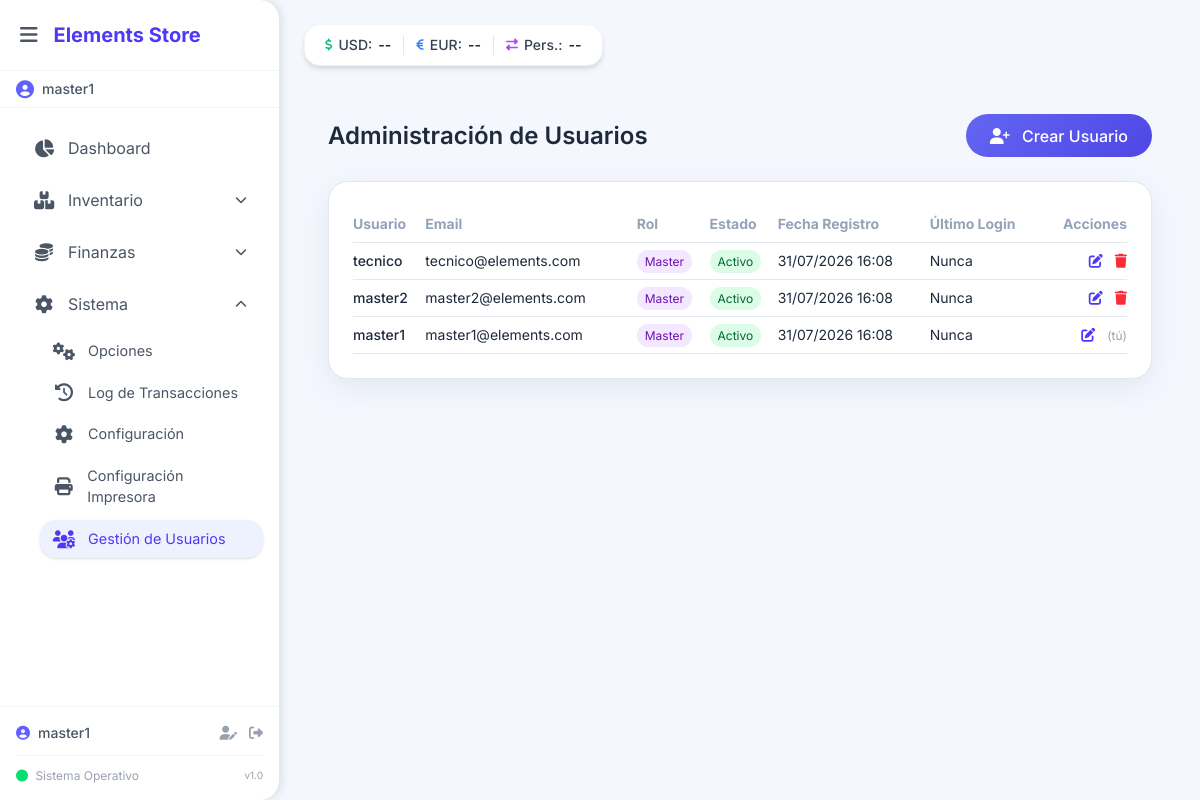
Screenshot of /admin/usuarios (signed in) with the database file from the repository.
### models.py (models this page shows, shortened)
class Usuario(db.Model):
    __tablename__ = 'usuarios'
    id = db.Column(db.Integer, primary_key=True)
    username = db.Column(db.String(50), unique=True, nullable=False)
    email = db.Column(db.String(100), unique=True, nullable=False)
    password_hash = db.Column(db.String(200), nullable=False)
    rol = db.Column(db.String(20), default='Estándar')
    estado = db.Column(db.String(20), default='Activo')
    fecha_registro = db.Column(db.DateTime, default=now_venezuela)  # 🔥 MODIFICADO
    ultimo_login = db.Column(db.DateTime, nullable=True)

### routes.py (the view)
@main_bp.route('/admin/usuarios')
@master_required
def admin_usuarios():
    try:
        usuarios = Usuario.query.order_by(Usuario.fecha_registro.desc()).all()
        return render_template('admin_usuarios.html', usuarios=usuarios)
    except Exception as e:
        import traceback
        traceback.print_exc()
        flash(f'Error al cargar usuarios: {str(e)}', 'danger')
        return redirect(url_for('main.dashboard'))

### templates/admin_usuarios.html (shortened to what this page needs)
{% extends "base.html" %}
{% block content %}
<div class="space-y-6">
    <div class="flex justify-between items-center">
        <h2 class="text-2xl font-semibold text-gray-800">Administración de Usuarios</h2>
        <a href="{{ url_for('main.admin_usuario_crear') }}" class="btn-primary">
            <i class="fas fa-user-plus mr-2"></i> Crear Usuario
        </a>
    </div>
    <div class="card overflow-x-auto">
        <table class="w-full text-sm">
            <thead>
                <tr class="text-left text-gray-400 border-b">
                    <th class="py-2">Usuario</th>
                    <th>Email</th>
                    <th>Rol</th>
                    <th>Estado</th>
                    <th>Fecha Registro</th>
                    <th>Último Login</th>
                    <th class="text-right">Acciones</th>
                </tr>
            </thead>
            <tbody>
                {% for usuario in usuarios %}
                <tr class="border-b border-gray-100 hover:bg-gray-50 dark:hover:bg-gray-700">
                    <td class="py-2 font-medium">{{ usuario.username }}</td>
                    <td>{{ usuario.email }}</td>
                    <td>
                        <span class="px-2 py-1 rounded-full text-xs
                            {% if usuario.rol == 'Master' %}bg-purple-100 text-purple-800
                            {% else %}bg-blue-100 text-blue-800{% endif %}">
                            {{ usuario.rol }}
                        </span>
                    </td>
                    <td>
                        <span class="px-2 py-1 rounded-full text-xs
                            {% if usuario.estado == 'Activo' %}bg-green-100 text-green-800
                            {% else %}bg-red-100 text-red-800{% endif %}">
                            {{ usuario.estado }}
                        </span>
                    </td>
                    <td>
                        {% if usuario.fecha_registro %}
                            {% if usuario.fecha_registro is string %}
                                {{ usuario.fecha_registro }}
                            {% else %}
                                {{ usuario.fecha_registro.strftime('%d/%m/%Y %H:%M') }}
                            {% endif %}
                        {% else %}
                            -
                        {% endif %}
                    </td>
                    <td>
                        {% if usuario.ultimo_login %}
                            {% if usuario.ultimo_login is string %}
                                {{ usuario.ultimo_login }}
                            {% else %}
                                {{ usuario.ultimo_login.strftime('%d/%m/%Y %H:%M') }}
                            {% endif %}
                        {% else %}
                            Nunca
                        {% endif %}
                    </td>
                    <td class="text-right">
                        <a href="{{ url_for('main.admin_usuario_editar', user_id=usuario.id) }}" class="text-indigo-600 hover:text-indigo-800 mr-2" title="Editar">
                            <i class="fas fa-edit"></i>
                        </a>
                        {% if usuario.id != session.user_id %}
                            <form method="POST" action="{{ url_for('main.admin_usuario_eliminar', user_id=usuario.id) }}" class="inline" onsubmit="return confirm('¿Eliminar permanentemente a {{ usuario.username }}?')">
                                <button type="submit" class="text-red-500 hover:text-red-700" title="Eliminar">
                                    <i class="fas fa-trash"></i>
                                </button>
                            </form>
                        {% else %}
                            <span class="text-gray-400 text-xs">(tú)</span>
                        {% endif %}
                    </td>
                </tr>
                {% endfor %}
            </tbody>
        </table>
    </div>
</div>
{% endblock %}

### templates/base.html (shortened to what this page needs)
<!DOCTYPE html>
<html lang="es">
<head>
    <script src="https://cdn.jsdelivr.net/npm/@tailwindcss/browser@4"></script>
    <link rel="stylesheet" href="https://cdnjs.cloudflare.com/ajax/libs/font-awesome/6.4.0/css/all.min.css">
    <link rel="stylesheet" href="{{ url_for('static', filename='css/style.css') }}">
</head>
<body class="bg-light-bg font-['Inter'] antialiased">
    <div class="flex h-screen overflow-hidden">
        <aside id="sidebar" class="bg-white shadow-xl flex flex-col">
            <div class="p-4 border-b border-gray-100 flex items-center justify-between">
                <div class="flex items-center space-x-3">
                    <button id="sidebar-toggle" aria-label="Toggle sidebar">
                        <i class="fas fa-bars"></i>
                    </button>
                    <div id="sidebar-title-container">
                        <h1 class="text-xl font-bold text-indigo-600 whitespace-nowrap">Elements Store</h1>
                    </div>
                </div>
            </div>
            {% if session.user_id %}
            <div class="px-4 py-2 border-b border-gray-100 flex items-center space-x-2 text-sm text-gray-600 sidebar-text sidebar-username">
                <i class="fas fa-user-circle text-indigo-500 text-lg"></i>
                <span class="font-medium truncate">{{ session.username }}</span>
            </div>
            {% endif %}
            <nav class="flex-1 p-4 space-y-1 overflow-y-auto">
                <a href="/dashboard" class="nav-link flex items-center px-4 py-3 rounded-2xl text-gray-600 hover:bg-indigo-50 hover:text-indigo-600 transition-all" data-modulo="dashboard">
                    <i class="fas fa-chart-pie w-6 text-center text-lg"></i>
                    <span class="ml-3 nav-text">Dashboard</span>
                </a>
                <div class="submenu-group">
                    <button class="submenu-toggle nav-link flex items-center justify-between w-full px-4 py-3 rounded-2xl text-gray-600 hover:bg-indigo-50 hover:text-indigo-600 transition-all">
                        <div class="flex items-center">
                            <i class="fas fa-boxes w-6 text-center text-lg"></i>
                            <span class="ml-3 nav-text">Inventario</span>
                        </div>
                        <i class="fas fa-chevron-down text-xs nav-text"></i>
                    </button>
                </div>
                <div class="submenu-group">
                    <button class="submenu-toggle nav-link flex items-center justify-between w-full px-4 py-3 rounded-2xl text-gray-600 hover:bg-indigo-50 hover:text-indigo-600 transition-all">
                        <div class="flex items-center">
                            <i class="fas fa-coins w-6 text-center text-lg"></i>
                            <span class="ml-3 nav-text">Finanzas</span>
                        </div>
                        <i class="fas fa-chevron-down text-xs nav-text"></i>
                    </button>
                </div>
                <div class="submenu-group">
                    <button class="submenu-toggle nav-link flex items-center justify-between w-full px-4 py-3 rounded-2xl text-gray-600 hover:bg-indigo-50 hover:text-indigo-600 transition-all">
                        <div class="flex items-center">
                            <i class="fas fa-cog w-6 text-center text-lg"></i>
                            <span class="ml-3 nav-text">Sistema</span>
                        </div>
                        <i class="fas fa-chevron-down text-xs nav-text"></i>
                    </button>
                    <div class="submenu-items space-y-1 mt-1 hidden">
                        <a href="/opciones" class="nav-link flex items-center px-4 py-2 rounded-2xl text-gray-600 hover:bg-indigo-50 hover:text-indigo-600 transition-all" data-modulo="opciones">
                            <i class="fas fa-cogs w-6 text-center text-lg"></i>
                            <span class="ml-3 nav-text">Opciones</span>
                        </a>
                        <a href="/logs" class="nav-link flex items-center px-4 py-2 rounded-2xl text-gray-600 hover:bg-indigo-50 hover:text-indigo-600 transition-all" data-modulo="logs">
                            <i class="fas fa-history w-6 text-center text-lg"></i>
                            <span class="ml-3 nav-text">Log de Transacciones</span>
                        </a>
                        <a href="/config" class="nav-link flex items-center px-4 py-2 rounded-2xl text-gray-600 hover:bg-indigo-50 hover:text-indigo-600 transition-all" data-modulo="config">
                            <i class="fas fa-cog w-6 text-center text-lg"></i>
                            <span class="ml-3 nav-text">Configuración</span>
                        </a>
                        <a href="/config/impresora" class="nav-link flex items-center px-4 py-2 rounded-2xl text-gray-600 hover:bg-indigo-50 hover:text-indigo-600 transition-all" data-modulo="impresora">
                            <i class="fas fa-print w-6 text-center text-lg"></i>
                            <span class="ml-3 nav-text">Configuración Impresora</span>
                        </a>
                        {% if session.rol == 'Master' %}
                        <a href="/admin/usuarios" class="nav-link flex items-center px-4 py-2 rounded-2xl text-gray-600 hover:bg-indigo-50 hover:text-indigo-600 transition-all" data-modulo="admin_usuarios">
                            <i class="fas fa-users-cog w-6 text-center text-lg"></i>
                            <span class="ml-3 nav-text">Gestión de Usuarios</span>
                        </a>
                        {% endif %}
                    </div>
                </div>
            </nav>
            <div class="p-4 border-t border-gray-100 space-y-3">
                {% if session.user_id %}
                <div class="flex items-center justify-between text-sm text-gray-600 sidebar-text">
                    <div class="flex items-center space-x-2">
                        <i class="fas fa-user-circle text-indigo-500"></i>
                        <span class="font-medium truncate max-w-[100px] nav-text">{{ session.username }}</span>
                    </div>
                    <div class="flex items-center space-x-2 nav-text">
                        <a href="/profile" class="text-gray-400 hover:text-indigo-600 transition-colors" title="Mi Perfil">
                            <i class="fas fa-user-edit"></i>
                        </a>
                        <a href="/logout" class="text-gray-400 hover:text-red-500 transition-colors" title="Cerrar Sesión">
                            <i class="fas fa-sign-out-alt"></i>
                        </a>
                    </div>
                </div>
                <hr class="border-gray-100">
                {% endif %}
                <div class="text-xs text-gray-400 flex items-center justify-between sidebar-text">
                    <span><i class="fas fa-circle text-green-400 mr-1"></i> <span class="nav-text">Sistema Operativo</span></span>
                    <span class="text-[10px] opacity-50 nav-text">v1.0</span>
                </div>
            </div>
        </aside>
        <main id="main-content" class="bg-light-bg transition-colors duration-300">
            <div class="flex flex-wrap items-center justify-between gap-3 mb-6">
                <div class="flex flex-wrap items-center gap-3 text-sm bg-white px-5 py-2.5 rounded-2xl shadow-md border border-gray-100 transition-all duration-300 tasas-badge ml-auto md:ml-0">
                    <span class="flex items-center gap-1.5 text-gray-700">
                        <i class="fas fa-dollar-sign text-emerald-500 text-xs"></i>
                        <span class="font-medium">USD:</span>
                        <span id="tasa-usd-val" class="font-semibold text-gray-800">--</span>
                    </span>
                    <span class="flex items-center gap-1.5 text-gray-700">
                        <i class="fas fa-euro-sign text-blue-500 text-xs"></i>
                        <span class="font-medium">EUR:</span>
                        <span id="tasa-eur-val" class="font-semibold text-gray-800">--</span>
                    </span>
                    <span class="flex items-center gap-1.5 text-gray-700">
                        <i class="fas fa-exchange-alt text-purple-500 text-xs"></i>
                        <span class="font-medium">Pers.:</span>
                        <span id="tasa-pers-val" class="font-semibold text-gray-800">--</span>
                    </span>
                </div>
            </div>
            <div class="p-4 md:p-6">
                {% block content %}{% endblock %}
            </div>
        </main>
    </div>
</body>
</html>

### rows the page displays
Usuario: username "master1", email "master1@elements.com", rol "Master", estado "Activo", fecha_registro "31/07/2026 16:08", shows "Nunca", shows "(tú)"
Usuario: username "tecnico", email "tecnico@elements.com", rol "Master", estado "Activo", fecha_registro "31/07/2026 16:08", shows "Nunca"
Usuario: username "master2", email "master2@elements.com", rol "Master", estado "Activo", fecha_registro "31/07/2026 16:08", shows "Nunca"
